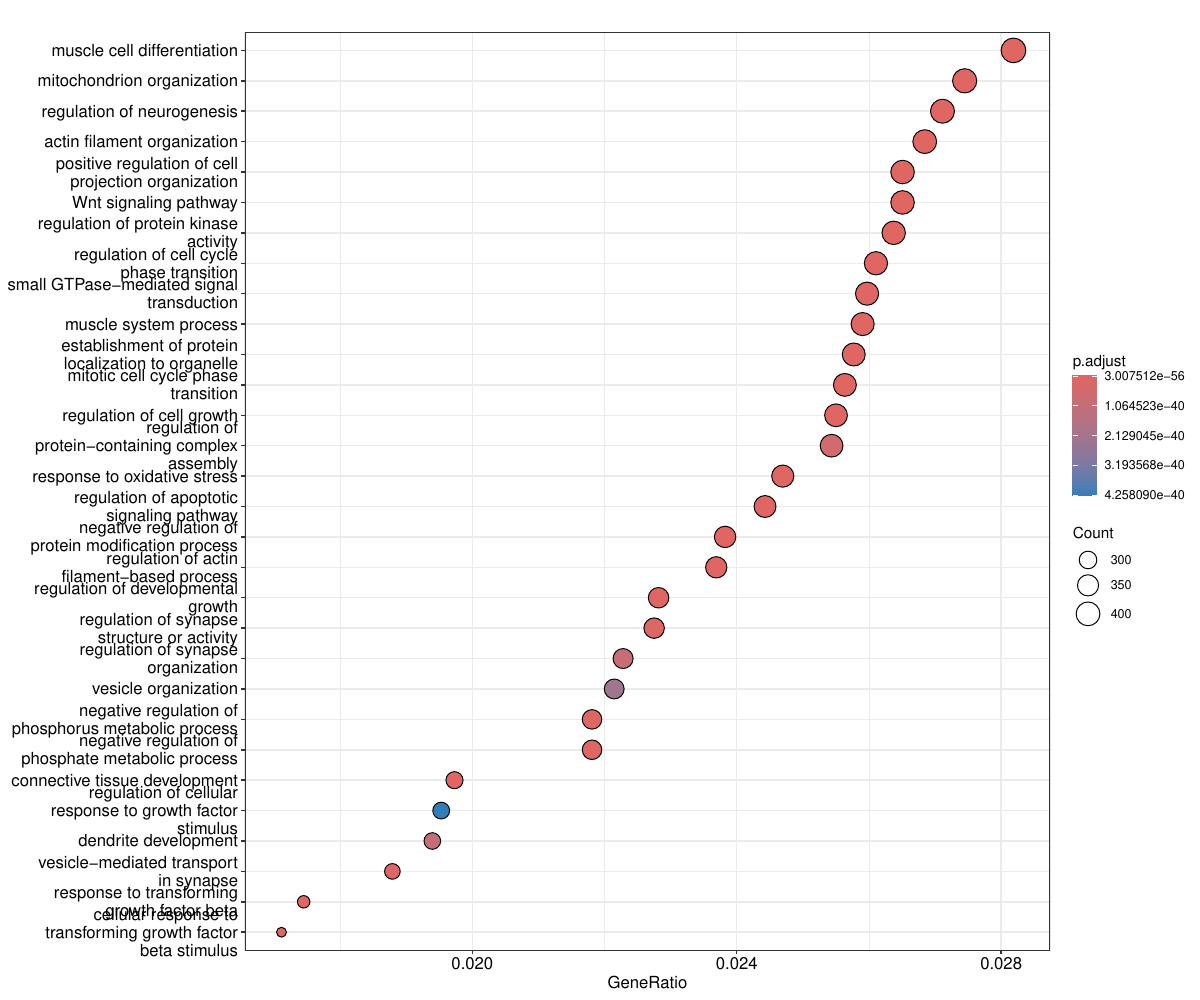

Generate this figure with R:
# Set CRAN mirror first
options(repos = c(CRAN = "https://cloud.r-project.org"))

# Check if required packages are installed
if (!require("BiocManager", quietly = TRUE)) install.packages("BiocManager")
if (!require("clusterProfiler", quietly = TRUE)) BiocManager::install("clusterProfiler")
if (!require("org.Mm.eg.db", quietly = TRUE)) BiocManager::install("org.Mm.eg.db")
if (!require("ggplot2", quietly = TRUE)) install.packages("ggplot2")

# Load libraries
library(clusterProfiler)
library(org.Mm.eg.db)
library(ggplot2)

# GO Enrichment Analysis
print("Running GO enrichment analysis...")
ego <- enrichGO(gene = genes,
                OrgDb = org.Mm.eg.db,
                keyType = "ENTREZID",
                ont = "BP",
                pAdjustMethod = "BH",
                pvalueCutoff = 0.05,
                qvalueCutoff = 0.05,
                readable = TRUE)

# Save GO results
write.csv(as.data.frame(ego), 
          "09_chipseeker/GO_enrichment.csv", 
          row.names=FALSE)
print("✓ GO enrichment results saved")

# Plot GO results with BETTER SPACING
pdf("09_chipseeker/GO_dotplot_wide.pdf", width=12, height=14)
dotplot(ego, showCategory=30) + 
  theme(axis.text.y = element_text(size = 9))
dev.off()
print("✓ GO dotplot (wide) saved")

# Alternative: Show only top 20 terms with more space
pdf("09_chipseeker/GO_dotplot_top20.pdf", width=12, height=10)
dotplot(ego, showCategory=20) + 
  theme(axis.text.y = element_text(size = 10))
dev.off()
print("✓ GO dotplot (top 20) saved")

pdf("09_chipseeker/GO_barplot.pdf", width=12, height=10)
barplot(ego, showCategory=20)
dev.off()
print("✓ GO barplot saved")
